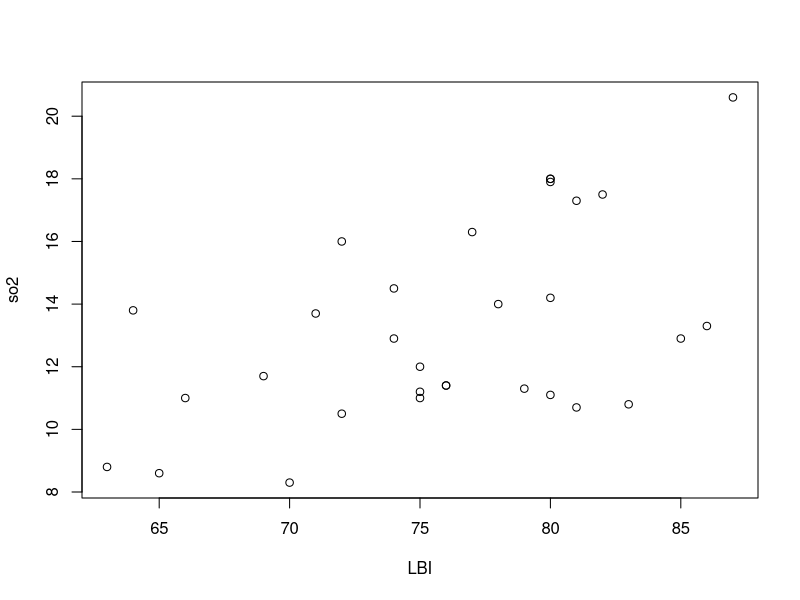
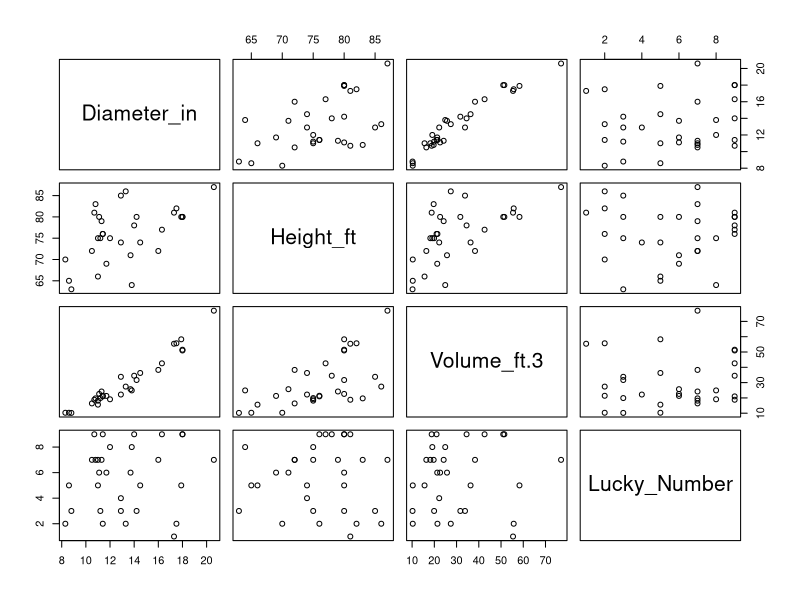
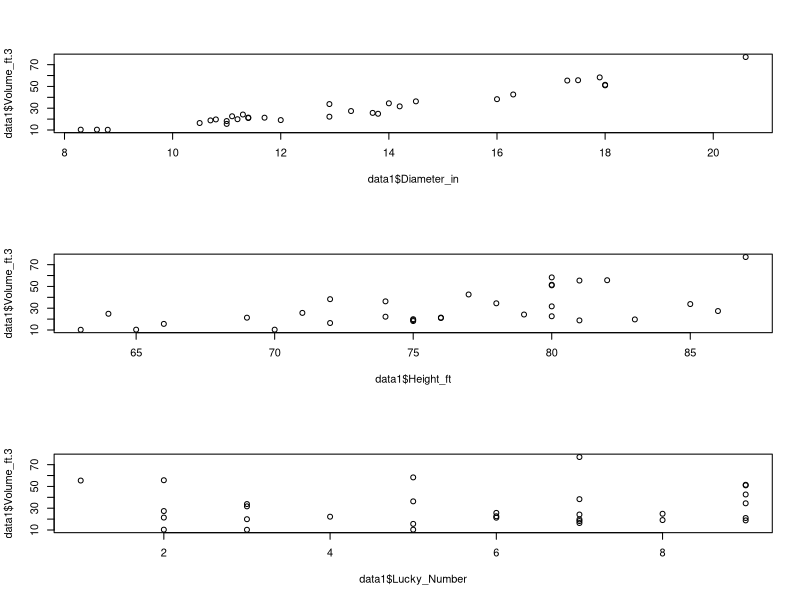
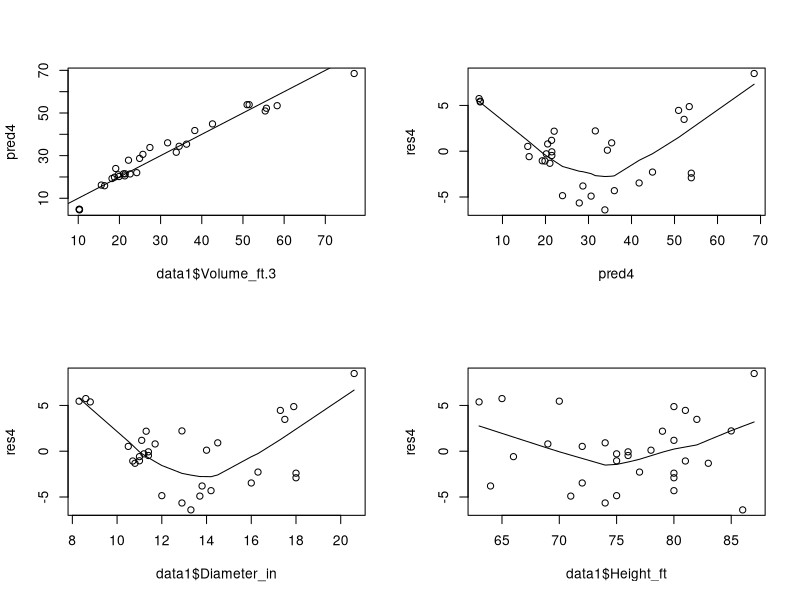
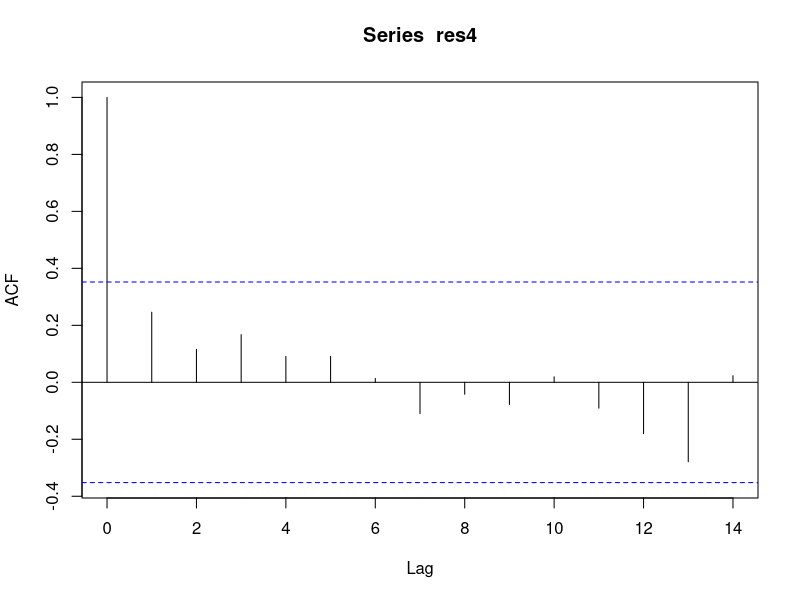
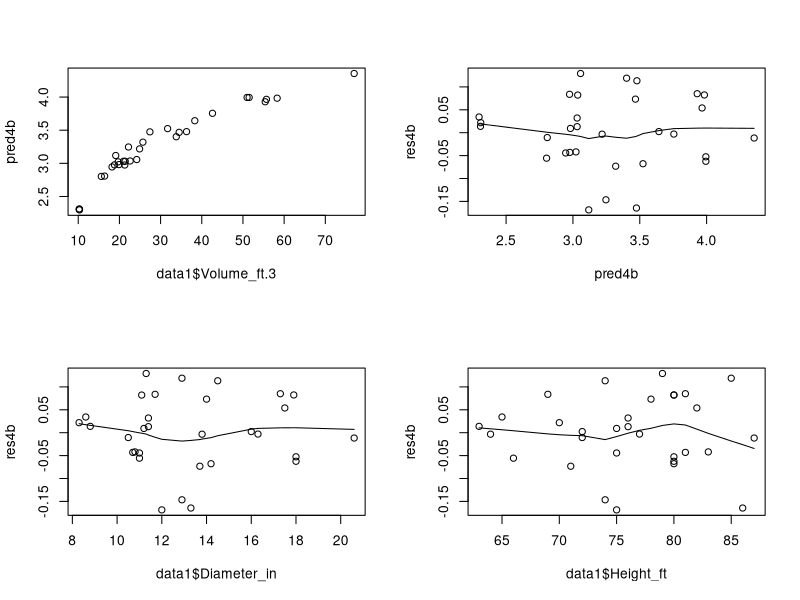

Generate these figures, in order, with R:
# Regression Analyses
#-------------------
# Program Description:
# This program reads in tree data for the Allegheny National Forest and fits regression models for tree volume as a 
# function of tree dbh, height, and a random number.

#This code explores different ways to build linear regression models as well as analyses different 
#statistics and model metrics that help with model development.
#-------------------

# Read in input file and attach
data1=read.csv("TreeData.csv")

#Plotting relationship between variables
plot(data1[,2],data1[,1],xlab="LBI",ylab="so2")

#Initial model
modeT1<-lm(data1[,2]~data1[,1])

#Model statistics
summary(modeT1)
betas=coef(modeT1)
res<-residuals(modeT1)
data1$so2[1]-betas[1]-betas[2]*data1$LBI[1]
so2_hat<-predict(modeT1)
data1$so2[1]-so2_hat[1]

#R squared and adjusted R2
R2<-summary(modeT1)$r.squared
Adj_R2<-summary(modeT1)$adj.r.squared
stdev_res<-summary(modeT1)$sigma
var_res<-stdev_res^2

# Initial plot of data
par(mfrow=c(1,1))
plot(data1)
par(mfrow=c(3,1))
plot(data1$Volume_ft.3~data1$Diameter_in)
plot(data1$Volume_ft.3~data1$Height_ft)
plot(data1$Volume_ft.3~data1$Lucky_Number)

# Calculate the correlations between the y and the potential x variables
cor(data1[,-3],data1$Volume_ft.3)

# Set up array to store adjusted R2
adj_r2_m1=array(0,10)

# Calculate the first linear model:  Volume on Diameter
m1 <- lm(data1$Volume_ft.3 ~ data1$Diameter_in)
summary(m1)
coef1=coef(m1)
pred1=predict(m1)
res1=residuals(m1)
dev1=deviance(m1)
sum(res1^2)
adj_r2_m1[1] <- summary(m1)$adj.r.squared

# Calculate the second linear model:  Volume on Height
m2 <- lm(data1$Volume_ft.3 ~ data1$Height_ft)
summary(m2)
adj_r2_m1[2] <- summary(m2)$adj.r.squared

# Calculate the third linear model:  Volume on Lucky Number
m3 <- lm(data1$Volume_ft.3 ~ data1$Lucky_Number)
summary(m3)
adj_r2_m1[3] <- summary(m3)$adj.r.squared

# Calculate the fourth model:  Volume on Diameter and Height
m4 <- lm(data1$Volume_ft.3 ~ data1$Diameter_in + data1$Height_ft)
summary(m4)
adj_r2_m1[4] <- summary(m4)$adj.r.squared

# Calculate the fifth model:  Volume on Diameter and Lucky Number
m5 <- lm(data1$Volume_ft.3 ~ data1$Diameter_in + data1$Lucky_Number)
summary(m5)
adj_r2_m1[5] <- summary(m5)$adj.r.squared

# Calculate the sixth model:  Volume on Height and Lucky Number
m6 <- lm(data1$Volume_ft.3 ~ data1$Height_ft + data1$Lucky_Number)
summary(m6)
adj_r2_m1[6] <- summary(m6)$adj.r.squared

# Calculate the seventh model:  Volume on Diameter, Height, and Lucky Number
m7 <- lm(data1$Volume_ft.3 ~ data1$Diameter_in + data1$Height_ft + data1$Lucky_Number)
summary(m7)
adj_r2_m1[7] <- summary(m7)$adj.r.squared

# Load "leaps"
library(leaps)

# Perform best subset regression
leaps(data1[,-3],data1$Volume_ft.3,method="adjr2",names=names(data1[,-3]))

# Perform stepwise regression using AIC
step(m1, scope = list( upper=m7, lower=~1),direction="both",trace=TRUE)

# Extract AIC
extractAIC(m1)

# Perform stepwise regression using an F test
library(MASS)

addterm(m1,scope = m7, test="F", sorted=TRUE)
addterm(m4,scope = m7, test="F", sorted=TRUE)
dropterm(m7,test="F", sorted=TRUE)

# Look at "best" model
summary(m4)
res4<-residuals(m4)
# pred -> Y hats
pred4<-predict(m4)

# Plot predicted values and residuals 
par(mfrow=c(2,2))
plot(pred4 ~ data1$Volume_ft.3)
abline(a=0,b=1)#puts straight line through your data  at 45 degrees
#if one point of data is an outlier - will have a lot of leverage on the model because 
#model is trying to reduce r2 and line getts pulled in the direction of the outlier 
plot(res4 ~ pred4)
#line throught the data - points next to line will have more pull
lines(lowess(pred4,res4)) #lowess - locally weighted 
#residuals vs explanatory variables
plot(res4 ~ data1$Diameter_in)
lines(lowess(data1$Diameter_in,res4))
plot(res4 ~ data1$Height_ft)
lines(lowess(data1$Height_ft,res4))

# Autocorrelation function of residuals
par(mfrow=c(1,1))
acf(res4) #acf -> autocorrelation function

# Calculate the test statistics for the PPCC test of normality of residuals
i<-rank(res4) #determine rank
pi<-(i-(3/8))/(length(res4)+(1/4)) #blom's plotting position
zpi<-qnorm(pi) 
r<-cor(res4,zpi) #test statistic is correlation between those two
r2<-cor(res4,qnorm((rank(res4)-(3/8))/(length(res4)+(1/4))))

#to run VIF you need car librarry
library(car)
vif(m4)

lnV=log(data1$Volume_ft.3)
lnQ=log(data1$Diameter_in)
lnH=log(data1$Height_ft)

m4_b=lm(lnV ~ lnQ+lnH)
summary(m4_b)

res4b=residuals(m4_b)
pred4b=predict(m4_b)

par(mfrow=c(2,2))
plot(pred4b ~ data1$Volume_ft.3)
abline(a=0,b=1)#puts straight line through your data at 45 degrees
#a = y interpt and b is slope
plot(res4b ~ pred4b)
lines(lowess(pred4b,res4b)) #lowess - locally weighted 
#residuals vs explanatory variables
plot(res4b ~ data1$Diameter_in)
lines(lowess(data1$Diameter_in,res4b))
plot(res4b ~ data1$Height_ft)
lines(lowess(data1$Height_ft,res4b))

r2b<-cor(res4b,qnorm((rank(res4b)-(3/8))/(length(res4b)+(1/4)))) 
#r2b and r2 will have a difference at 3rd sig. digit
